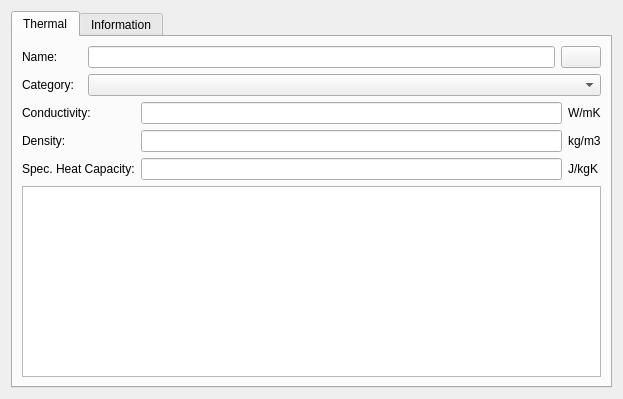
<?xml version="1.0" encoding="UTF-8"?>
<ui version="4.0">
 <class>SVDBMaterialEditWidget</class>
 <widget class="QWidget" name="SVDBMaterialEditWidget">
  <property name="geometry">
   <rect>
    <x>0</x>
    <y>0</y>
    <width>623</width>
    <height>399</height>
   </rect>
  </property>
  <layout class="QVBoxLayout" name="verticalLayout">
   <item>
    <widget class="QTabWidget" name="tabWidgetThermal">
     <property name="currentIndex">
      <number>0</number>
     </property>
     <widget class="QWidget" name="Thermal">
      <attribute name="title">
       <string>Thermal</string>
      </attribute>
      <layout class="QGridLayout" name="gridLayout_3">
       <item row="0" column="0">
        <layout class="QVBoxLayout" name="verticalLayout_2">
         <item>
          <layout class="QGridLayout" name="gridLayout_2">
           <item row="0" column="0">
            <widget class="QLabel" name="labelDisplayName">
             <property name="minimumSize">
              <size>
               <width>60</width>
               <height>0</height>
              </size>
             </property>
             <property name="text">
              <string>Name:</string>
             </property>
            </widget>
           </item>
           <item row="0" column="1">
            <widget class="QtExt::LanguageStringEditWidget1" name="lineEditName"/>
           </item>
           <item row="0" column="2">
            <widget class="QtExt::ColorButton" name="pushButtonOpaqueMaterialColor">
             <property name="sizePolicy">
              <sizepolicy hsizetype="Fixed" vsizetype="Fixed">
               <horstretch>0</horstretch>
               <verstretch>0</verstretch>
              </sizepolicy>
             </property>
            </widget>
           </item>
           <item row="1" column="0">
            <widget class="QLabel" name="labelCategory">
             <property name="minimumSize">
              <size>
               <width>60</width>
               <height>0</height>
              </size>
             </property>
             <property name="text">
              <string>Category:</string>
             </property>
            </widget>
           </item>
           <item row="1" column="1" colspan="2">
            <widget class="QComboBox" name="comboBoxCategory"/>
           </item>
          </layout>
         </item>
         <item>
          <layout class="QGridLayout" name="gridLayout">
           <item row="0" column="0">
            <widget class="QLabel" name="labelConductivity">
             <property name="text">
              <string>Conductivity:</string>
             </property>
            </widget>
           </item>
           <item row="0" column="1">
            <widget class="QtExt::ValidatingLineEdit" name="lineEditConductivity"/>
           </item>
           <item row="0" column="2">
            <widget class="QLabel" name="labelConductivity_2">
             <property name="text">
              <string>W/mK</string>
             </property>
            </widget>
           </item>
           <item row="1" column="0">
            <widget class="QLabel" name="labelDensity">
             <property name="text">
              <string>Density:</string>
             </property>
            </widget>
           </item>
           <item row="1" column="1">
            <widget class="QtExt::ValidatingLineEdit" name="lineEditDensity"/>
           </item>
           <item row="1" column="2">
            <widget class="QLabel" name="labelDensity_5">
             <property name="text">
              <string>kg/m3</string>
             </property>
            </widget>
           </item>
           <item row="2" column="0">
            <widget class="QLabel" name="labelSpecHeatCapacity">
             <property name="text">
              <string>Spec. Heat Capacity:</string>
             </property>
            </widget>
           </item>
           <item row="2" column="1">
            <widget class="QtExt::ValidatingLineEdit" name="lineEditSpecHeatCapacity"/>
           </item>
           <item row="2" column="2">
            <widget class="QLabel" name="labelSpecHeatCapacity_2">
             <property name="text">
              <string>J/kgK</string>
             </property>
            </widget>
           </item>
          </layout>
         </item>
         <item>
          <widget class="QGraphicsView" name="graphicsViewCategoryPicture"/>
         </item>
        </layout>
       </item>
      </layout>
     </widget>
     <widget class="QWidget" name="Information">
      <attribute name="title">
       <string>Information</string>
      </attribute>
      <layout class="QGridLayout" name="gridLayout_5">
       <item row="0" column="0">
        <layout class="QGridLayout" name="gridLayout_4">
         <item row="0" column="0">
          <widget class="QLabel" name="labelManufacturer">
           <property name="text">
            <string>Manufacturer:</string>
           </property>
          </widget>
         </item>
         <item row="0" column="1">
          <widget class="QtExt::LanguageStringEditWidget1" name="lineEditManufacturer"/>
         </item>
         <item row="1" column="0">
          <widget class="QLabel" name="labelDataSource">
           <property name="text">
            <string>Data Source:</string>
           </property>
          </widget>
         </item>
         <item row="1" column="1">
          <widget class="QtExt::LanguageStringEditWidget1" name="lineEditDataSource"/>
         </item>
         <item row="2" column="0">
          <widget class="QLabel" name="labelNotes">
           <property name="text">
            <string>Notes:</string>
           </property>
          </widget>
         </item>
         <item row="2" column="1">
          <widget class="QtExt::LanguageStringEditWidget1" name="lineEditNotes"/>
         </item>
        </layout>
       </item>
       <item row="1" column="0">
        <spacer name="verticalSpacer">
         <property name="orientation">
          <enum>Qt::Vertical</enum>
         </property>
         <property name="sizeHint" stdset="0">
          <size>
           <width>20</width>
           <height>234</height>
          </size>
         </property>
        </spacer>
       </item>
      </layout>
     </widget>
    </widget>
   </item>
  </layout>
 </widget>
 <customwidgets>
  <customwidget>
   <class>QtExt::ValidatingLineEdit</class>
   <extends>QLineEdit</extends>
   <header location="global">QtExt_ValidatingLineEdit.h</header>
  </customwidget>
  <customwidget>
   <class>QtExt::ColorButton</class>
   <extends>QPushButton</extends>
   <header location="global">QtExt_ColorButton.h</header>
  </customwidget>
  <customwidget>
   <class>QtExt::LanguageStringEditWidget1</class>
   <extends>QLineEdit</extends>
   <header location="global">QtExt_LanguageStringEditWidget1.h</header>
  </customwidget>
 </customwidgets>
 <resources/>
 <connections/>
</ui>
